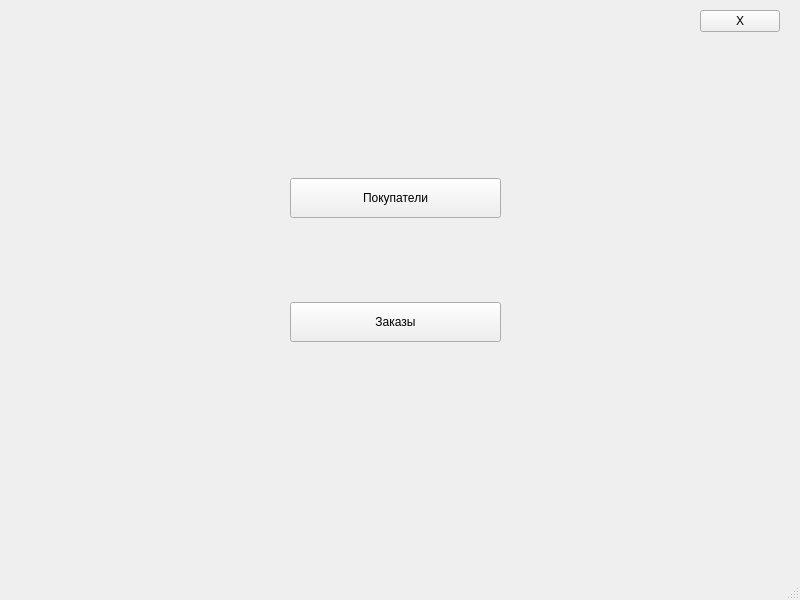
<?xml version="1.0" encoding="UTF-8"?>
<ui version="4.0">
 <class>mainWindow</class>
 <widget class="QMainWindow" name="mainWindow">
  <property name="geometry">
   <rect>
    <x>0</x>
    <y>0</y>
    <width>800</width>
    <height>600</height>
   </rect>
  </property>
  <property name="windowTitle">
   <string>Меню Менеджера</string>
  </property>
  <widget class="QWidget" name="centralwidget">
   <widget class="QPushButton" name="b_back">
    <property name="geometry">
     <rect>
      <x>700</x>
      <y>10</y>
      <width>80</width>
      <height>22</height>
     </rect>
    </property>
    <property name="text">
     <string>Х</string>
    </property>
   </widget>
   <widget class="QWidget" name="verticalLayoutWidget">
    <property name="geometry">
     <rect>
      <x>290</x>
      <y>100</y>
      <width>211</width>
      <height>321</height>
     </rect>
    </property>
    <layout class="QVBoxLayout" name="verticalLayout">
     <item>
      <widget class="QPushButton" name="b_customers">
       <property name="minimumSize">
        <size>
         <width>0</width>
         <height>40</height>
        </size>
       </property>
       <property name="text">
        <string>Покупатели</string>
       </property>
      </widget>
     </item>
     <item>
      <widget class="QPushButton" name="b_orders">
       <property name="minimumSize">
        <size>
         <width>0</width>
         <height>40</height>
        </size>
       </property>
       <property name="text">
        <string>Заказы</string>
       </property>
      </widget>
     </item>
    </layout>
   </widget>
  </widget>
  <widget class="QMenuBar" name="menubar">
   <property name="geometry">
    <rect>
     <x>0</x>
     <y>0</y>
     <width>800</width>
     <height>19</height>
    </rect>
   </property>
  </widget>
  <widget class="QStatusBar" name="statusbar"/>
 </widget>
 <resources/>
 <connections/>
</ui>
